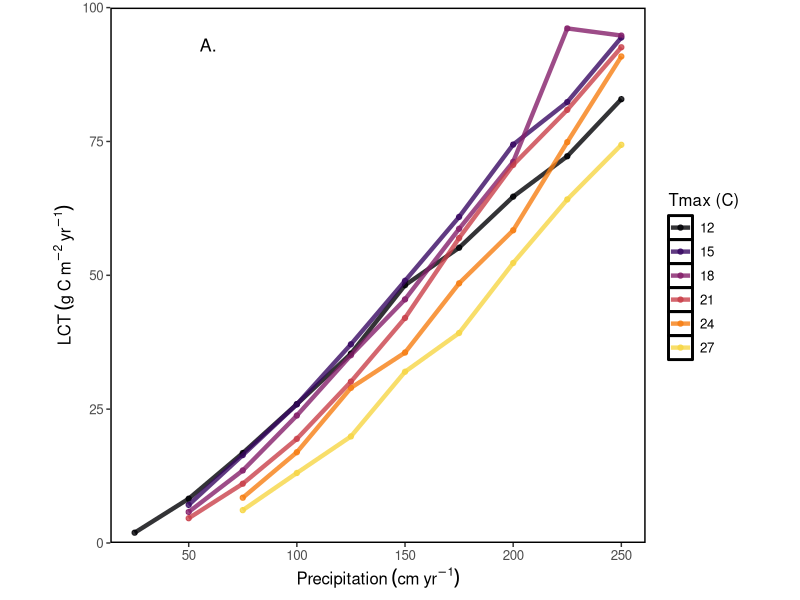
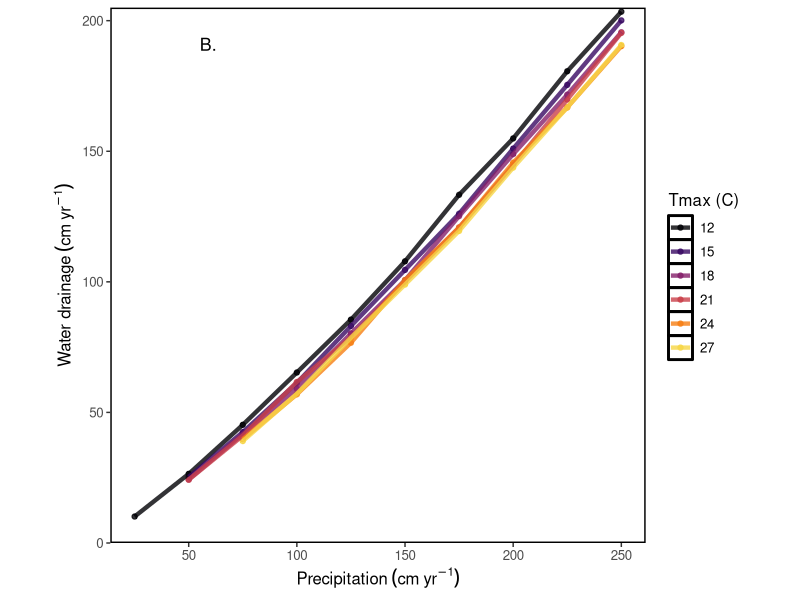
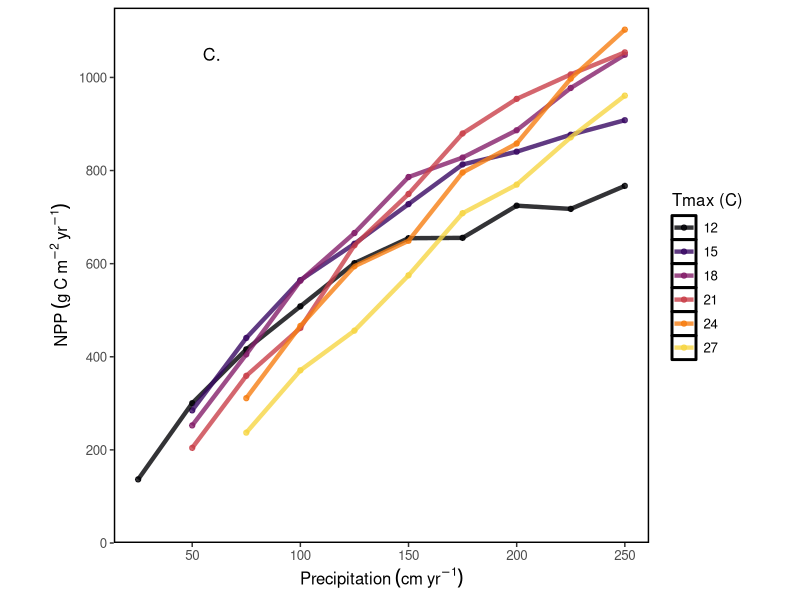
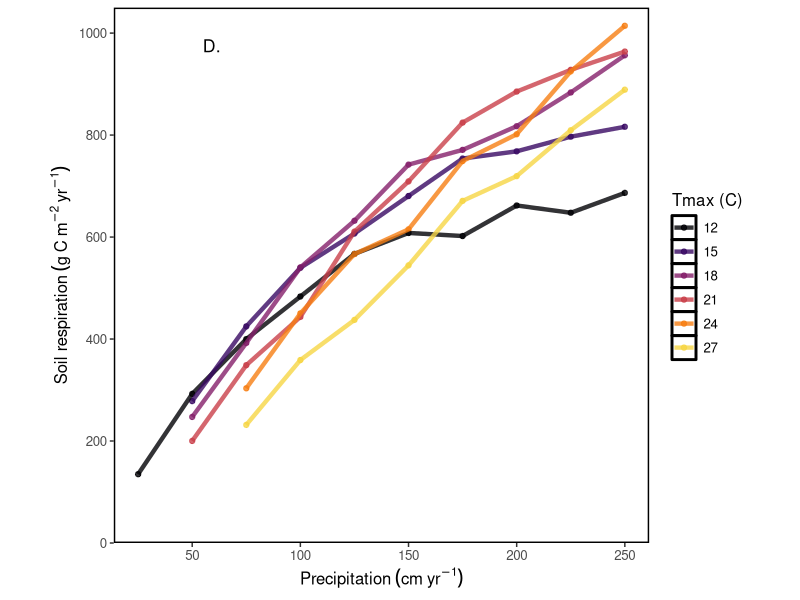
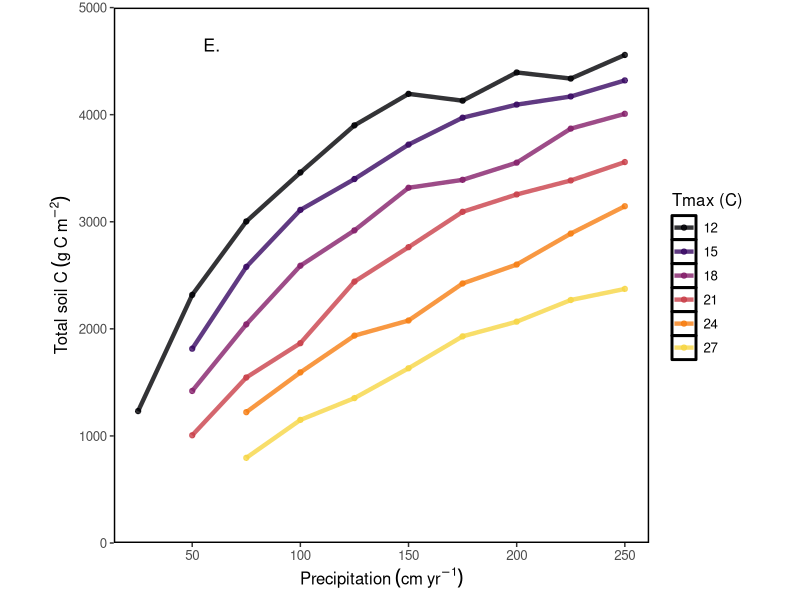
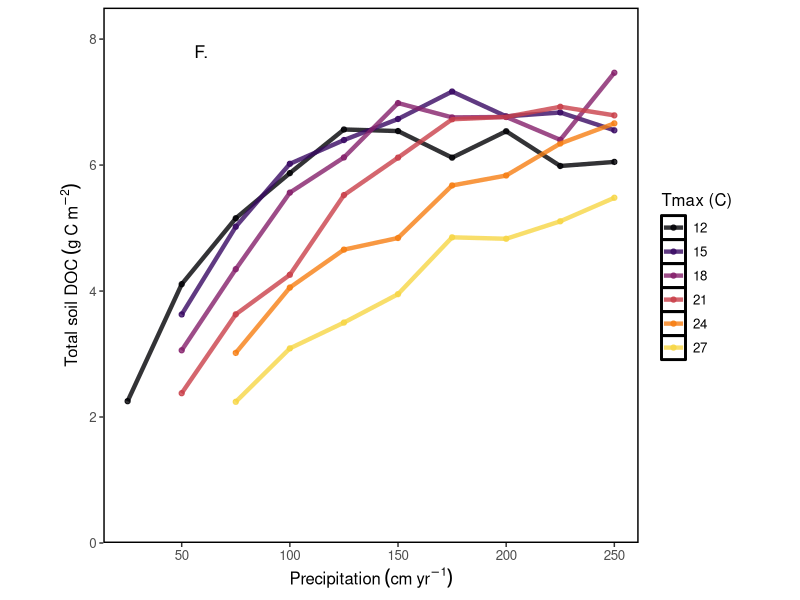
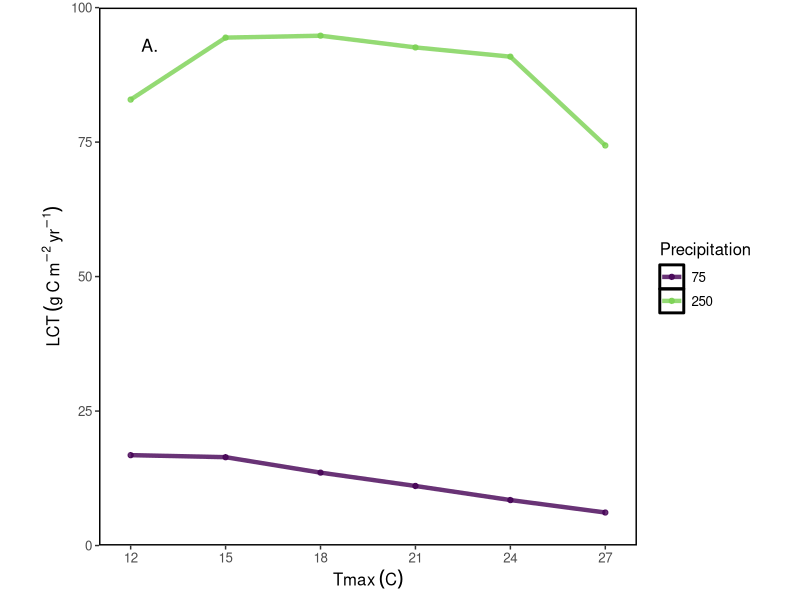
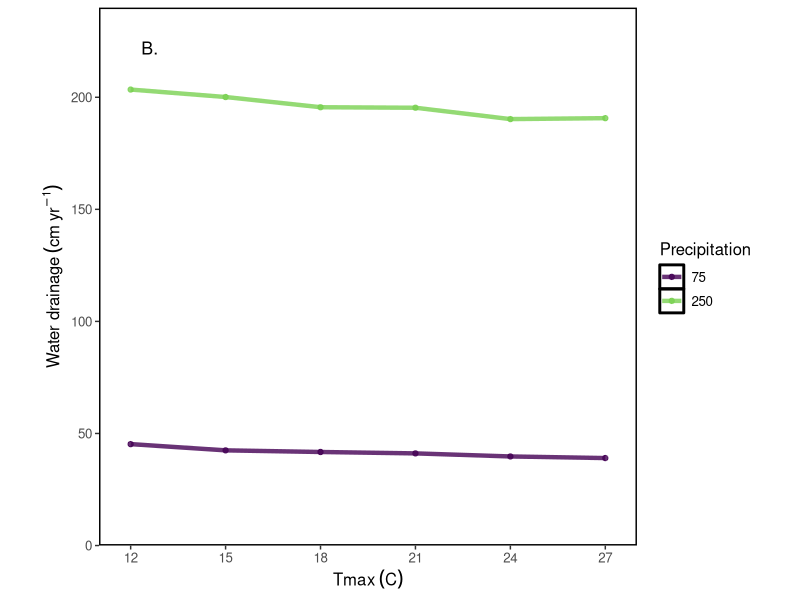

Recreate these plots in R, in order.
####Plotting base parameter runs over 60 Precip/Temp
####combindations########
#load packages
library(ggplot2)
library(viridis)  
library(gridExtra)
library(reshape2)

#Temp vs. Precip experiment
setwd("") #set to location of terrestrial-aquatic-LCT folder

#read in annual summary model simulations
df<-read.csv("SensitivityAnalysis/SASoil_base.csv", stringsAsFactors = F)
df$Value<-as.numeric(df$Value)
data_wide <- dcast(df, runNum + Tmax + Precip + trait ~ Variable, value.var = "Value", fun.aggregate = mean)
data_wide<-data_wide[(data_wide$Cw > 0) & (data_wide$NPP > 0), ] #remove unrealistic negative NPP and negative wood C

#my ggplot2 theme
borderTheme0.5<-theme(panel.grid.major = element_blank(),panel.grid.minor = element_blank(),
                      panel.background = element_rect(colour = "black", size=1, fill=NA), 
                      strip.background = element_blank(), 
                      panel.spacing = unit(0.3, "lines"), axis.ticks.length = unit(0.2, "lines"), 
                      text = element_text(size = 12),legend.background=element_blank(), 
                      legend.key = element_rect(fill = NA), aspect.ratio = 1)
#create a color palette
tempCols<-mycols<-viridis(6, alpha = 0.8, begin = 0, end = 0.9, option = "B", direction=1)

#LCT vs. precip, colored by temp
data_wide$Tmax_f<-factor(data_wide$Tmax)
p1<-ggplot(data_wide, aes(x=Precip, y=SumLdoc, group=Tmax_f, colour=Tmax_f))+#geom_boxplot()+
  geom_point(size=1.5)+geom_line(size=1.5)+scale_color_manual(values=tempCols, "Tmax (C)")+
  labs(x=expression('Precipitation'~(cm~yr^-1)), y=expression('LCT'~(g~C~m^-2~yr^-1)))+
  borderTheme0.5+scale_y_continuous(limits=c(0,100), breaks=seq(0,100, 25), expand = c(0, 0))+
  annotate("text", x=59, y=93, label= "A.", size=4.5)
p1 
#ggsave(filename = "TmaxLine_NewS.png", plot=p1, width = 3.5, height = 2.5, units= "in", device='png', dpi=320)

#water export vs. precip
p2<-ggplot(data_wide, aes(x=Precip, y=SumD, group=Tmax_f, colour=Tmax_f))+#geom_boxplot()+
  geom_point(size=1.5)+geom_line(size=1.5)+scale_color_manual(values=tempCols, "Tmax (C)")+
  labs(y=expression('Water drainage'~(cm~yr^-1)), x=expression('Precipitation'~(cm~yr^-1)))+
  borderTheme0.5+#scale_y_continuous(limits=c(0,155), breaks=seq(0,150, 50), expand = c(0, 0))+
  scale_y_continuous(limits=c(0,205), breaks=seq(0,200,50), expand=c(0,0))+
  annotate("text", x=59, y=191, label= "B.", size=4.5)
p2
#ggsave(filename = "drainagePrecip_NewS.png", plot=p2, width = 3.5, height = 2.5, units= "in", device='png', dpi=320)

#NPP vs. precip
p3<-ggplot(data_wide, aes(x=Precip, y=NPP, group=Tmax_f, colour=Tmax_f))+#geom_boxplot()+
  geom_point(size=1.5)+geom_line(size=1.5)+scale_color_manual(values=tempCols, "Tmax (C)")+
  labs(y=expression('NPP'~(g~C~m^-2~yr^-1)), x=expression('Precipitation'~(cm~yr^-1)))+
  borderTheme0.5+
  scale_y_continuous(limits=c(0,1150), breaks=seq(0,1000,200), expand=c(0,0))+
  annotate("text", x=59, y=1050, label= "C.", size=4.5)
p3
#ggsave(filename = "NPPprecip_NewS.png", plot=p3, width = 3.5, height = 2.5, units= "in", device='png', dpi=320)

#Soil respiration vs. precip
p4<-ggplot(data_wide, aes(x=Precip, y=SumRSoil, group=Tmax_f, colour=Tmax_f))+#geom_boxplot()+
  geom_point(size=1.5)+geom_line(size=1.5)+scale_color_manual(values=tempCols, "Tmax (C)")+
  labs(y=expression('Soil respiration'~(g~C~m^-2~yr^-1)), x=expression('Precipitation'~(cm~yr^-1)))+
  borderTheme0.5+#scale_y_continuous(limits=c(0,155), breaks=seq(0,150, 50), expand = c(0, 0))+
  scale_y_continuous(limits=c(0,1050), breaks=seq(0,1000,200), expand=c(0,0))+
  annotate("text", x=59, y=975, label= "D.", size=4.5)
p4
#ggsave(filename = "soilprecip_NewS.png", plot=p4, width = 3.6, height = 2.6, units= "in", device='png', dpi=320)

#Soil C vs. precip
data_wide$CsSum<-data_wide$Cs1 + data_wide$Cs2 + data_wide$Cs3 + data_wide$Cs4
p5<-ggplot(data_wide, aes(x=Precip, y=CsSum, group=Tmax_f, colour=Tmax_f))+
  geom_point(size=1.5)+geom_line(size=1.5)+scale_color_manual(values=tempCols, "Tmax (C)")+
  labs(y=expression('Total soil C'~(g~C~m^-2)), x=expression('Precipitation'~(cm~yr^-1)))+
  borderTheme0.5+
  scale_y_continuous(limits=c(0,5000), breaks=seq(0,5000,1000), expand=c(0,0))+
  annotate("text", x=59, y=4650, label= "E.", size=4.5)
p5
#ggsave(filename = "CsPrecip_NewS.png", plot=p5, width = 3.5, height = 2.5, units= "in", device='png', dpi=320)

#soil DOC vs. precip
data_wide$CdSum<-data_wide$Cdoc1 + data_wide$Cdoc2
p6<-ggplot(data_wide, aes(x=Precip, y=CdSum, group=Tmax_f, colour=Tmax_f))+#geom_boxplot()+
  geom_point(size=1.5)+geom_line(size=1.5)+scale_color_manual(values=tempCols, "Tmax (C)")+
  labs(y=expression('Total soil DOC'~(g~C~m^-2)), x=expression('Precipitation'~(cm~yr^-1)))+
  borderTheme0.5+#scale_y_continuous(limits=c(0,155), breaks=seq(0,150, 50), expand = c(0, 0))+
  scale_y_continuous(limits=c(0,8.5), breaks=seq(0,8,2), expand=c(0,0))+
  annotate("text", x=59, y=7.8, label= "F.", size=4.5)
p6
#ggsave(filename = "CdPrecip_NewS.png", plot=p6, width = 3.5, height = 2.5, units= "in", device='png', dpi=320)


###Plots for only two precips at all temps
#make color palette
mycols2<-viridis(2, alpha = 0.8, begin = 0, end = 0.8, option = "D", direction=1)
data_wide$Precip_f<-factor(data_wide$Precip)
#subset for two precips
SubPrecip<-rbind(data_wide[data_wide$Precip==75,], data_wide[data_wide$Precip==250,])

#LCT vs temp
p1a<-ggplot(SubPrecip, aes(x=Tmax, y=SumLdoc, group=Precip_f, colour=Precip_f))+#geom_boxplot()+
  geom_point(size=1.5)+geom_line(size=1.5)+scale_color_manual(values=mycols2, "Precipitation")+
  labs(x=expression('Tmax'~(C)), y=expression('LCT'~(g~C~m^-2~yr^-1)))+
  borderTheme0.5+scale_y_continuous(limits=c(0,100), breaks=seq(0,100, 25), expand = c(0, 0))+
  scale_x_continuous(limits=c(11,28), breaks=seq(12,27, 3), expand = c(0, 0))+
  annotate("text", x=12.6, y=93, label= "A.", size=4.5)
p1a 
#ggsave(filename = "TmaxLine2a_NewS.png", plot=p1a, width = 3.5, height = 2.5, units= "in", device='png', dpi=320)

#Drainage vs temp
p2a<-ggplot(SubPrecip, aes(x=Tmax, y=SumD, group=Precip_f, colour=Precip_f))+#geom_boxplot()+
  geom_point(size=1.5)+geom_line(size=1.5)+scale_color_manual(values=mycols2, "Precipitation")+
  labs(y=expression('Water drainage'~(cm~yr^-1)), x=expression('Tmax'~(C)))+
  borderTheme0.5+
  scale_x_continuous(limits=c(11,28), breaks=seq(12,27, 3), expand = c(0, 0))+
  scale_y_continuous(limits=c(0,240), breaks=seq(0,200,50), expand=c(0,0))+
  annotate("text", x=12.6, y=222, label= "B.", size=4.5)
p2a
#ggsave(filename = "drainagePrecip2_NewS.png", plot=p2a, width = 3.5, height = 2.5, units= "in", device='png', dpi=320)

#Soil DOC vs temp
p3a<-ggplot(SubPrecip, aes(x=Tmax, y=CdSum, group=Precip_f, colour=Precip_f))+#geom_boxplot()+
  geom_point(size=1.5)+geom_line(size=1.5)+scale_color_manual(values=mycols2, "Precipitation")+
  labs(y=expression('Total soil DOC'~(g~C~m^-2)), x=expression('Tmax'~(C)))+
  borderTheme0.5+
  scale_x_continuous(limits=c(11,28), breaks=seq(12,27, 3), expand = c(0, 0))+
  scale_y_continuous(limits=c(0,9), breaks=seq(0,8,2), expand=c(0,0))+
  annotate("text", x=12.6, y=8.2, label= "C.", size=4.5)
p3a
#ggsave(filename = "MeanCdPrecip2_NewS.png", plot=p3a, width = 3.5, height = 2.5, units= "in", device='png', dpi=320)

#Soil C vs temp
p4a<-ggplot(SubPrecip, aes(x=Tmax, y=CsSum, group=Precip_f, colour=Precip_f))+#geom_boxplot()+
  geom_point(size=1.5)+geom_line(size=1.5)+scale_color_manual(values=mycols2, "Precipitation")+
  labs(y=expression('Total soil C'~(g~C~m^-2)), x=expression('Tmax'~(C)))+
  borderTheme0.5+
  scale_x_continuous(limits=c(11,28), breaks=seq(12,27, 3), expand = c(0, 0))+
  scale_y_continuous(limits=c(0,5300), breaks=seq(0,5000, 1000), expand=c(0,0))+
  annotate("text", x=12.6, y=4920, label= "D.", size=4.5)
p4a
#ggsave(filename = "MeanCsPrecip2_NewS.png", plot=p4a, width = 3.5, height = 2.5, units= "in", device='png', dpi=320)

#NPP vs Temp
p5a<-ggplot(SubPrecip, aes(x=Tmax, y=NPP, group=Precip_f, colour=Precip_f))+#geom_boxplot()+
  geom_point(size=1.5)+geom_line(size=1.5)+scale_color_manual(values=mycols2, "Precipitation")+
  labs(y=expression('NPP'~(g~C~m^-2~yr^-1)), x=expression('Tmax'~(C)))+
  borderTheme0.5+
  scale_y_continuous(limits=c(0,1300), breaks=seq(0,1200,200), expand=c(0,0))+
  scale_x_continuous(limits=c(11,28), breaks=seq(12,27, 3), expand = c(0, 0))+
  annotate("text", x=12.7, y=1200, label= "E.", size=4.5)
p5a
#ggsave(filename = "NPPprecip2_NewS.png", plot=p5a, width = 3.5, height = 2.5, units= "in", device='png', dpi=320)

#soil respiration vs. temp
p6a<-ggplot(SubPrecip, aes(x=Tmax, y=SumRSoil, group=Precip_f, colour=Precip_f))+#geom_boxplot()+
  geom_point(size=1.5)+geom_line(size=1.5)+scale_color_manual(values=mycols2, "Precipitation")+
  labs(y=expression('Soil respiration'~(g~C~m^-2~yr^-1)), x=expression('Tmax'~(C)))+
  borderTheme0.5+
  scale_x_continuous(limits=c(11,28), breaks=seq(12,27, 3), expand = c(0, 0))+
  scale_y_continuous(limits=c(0,1070), breaks=seq(0,1000,200), expand=c(0,0))+
  annotate("text", x=12.8, y=975, label= "F.", size=4.5)
p6a
#ggsave(filename = "soilprecip2_NewS.png", plot=p6a, width = 3.6, height = 2.6, units= "in", device='png', dpi=320)


#extras for supplement
#GPP vs. precip
p1c<-ggplot(data_wide, aes(x=Precip, y=GPP, group=Tmax_f, colour=Tmax_f))+#geom_boxplot()+
  geom_point(size=1.5)+geom_line(size=1.5)+scale_color_manual(values=tempCols, "Tmax (C)")+
  labs(y=expression('GPP'~(g~C~m^-2~yr^-1)), x=expression('Precipitation'~(cm~yr^-1)))+
  borderTheme0.5+
  scale_y_continuous(limits=c(400,2050), breaks=seq(400,2000,400), expand=c(0,0))+
  annotate("text", x=59, y=1900, label= "A.", size=4.5)
p1c
#ggsave(filename = "GPPprecip_NewS.png", plot=p1c, width = 3.6, height = 2.6, units= "in", device='png', dpi=320)

#TER vs precip
data_wide$TER<-(data_wide$GPP+data_wide$NEE) #calculate ecosystem respiration
p2c<-ggplot(data_wide, aes(x=Precip, y=TER, group=Tmax_f, colour=Tmax_f))+#geom_boxplot()+
  geom_point(size=1.5)+geom_line(size=1.5)+scale_color_manual(values=tempCols, "Tmax (C)")+
  labs(y=expression('ER'~(g~C~m^-2~yr^-1)), x=expression('Precipitation'~(cm~yr^-1)))+
  borderTheme0.5+
  scale_y_continuous(limits=c(300,1900), breaks=seq(300,1800,300), expand=c(0,0))+
  annotate("text", x=59, y=1795, label= "B.", size=4.5)
p2c
#ggsave(filename = "ERprecip_NewS.png", plot=p2c, width = 3.6, height = 2.6, units= "in", device='png', dpi=320)


########linear regressions#####
data_wide$WSum<-data_wide$W1 + data_wide$W2 #calculate soil water
data_wide$DOCconc<-data_wide$CdSum/(data_wide$WSum*0.01) #calculate soil DOC concentration

##LCT-precip regression
myfit<-lm(SumLdoc~Precip, data=data_wide)

##standardized effect size of intermediate drivers
#function to calculate z scores
ScoreVals<-function(Vals){
  my_sd<- sd(Vals)*sqrt((length(Vals)-1)/(length(Vals)))
  my_mean <- mean(Vals)
  my_scored<-(Vals-my_mean)/my_sd
  return(my_scored)}

data_wide$CdSum_scored<-ScoreVals(data_wide$CdSum)
data_wide$DOCconc<-ScoreVals(data_wide$DOCconc)
data_wide$WSum_scored<-ScoreVals(data_wide$WSum)
data_wide$SumD_scored<-ScoreVals(data_wide$SumD)
data_wide$NPP_scored<-ScoreVals(data_wide$NPP)
data_wide$SoilResp_scored<-ScoreVals(data_wide$SumRSoil)
data_wide$Precip_scored<-ScoreVals(data_wide$Precip)
data_wide$Tmax_scored<-ScoreVals(data_wide$Tmax)

#standardized effect size (slope) for competing intermediate drivers
myfit<-lm(SumLdoc~CdSum_scored+WSum_scored+SumD_scored,data=data_wide)
